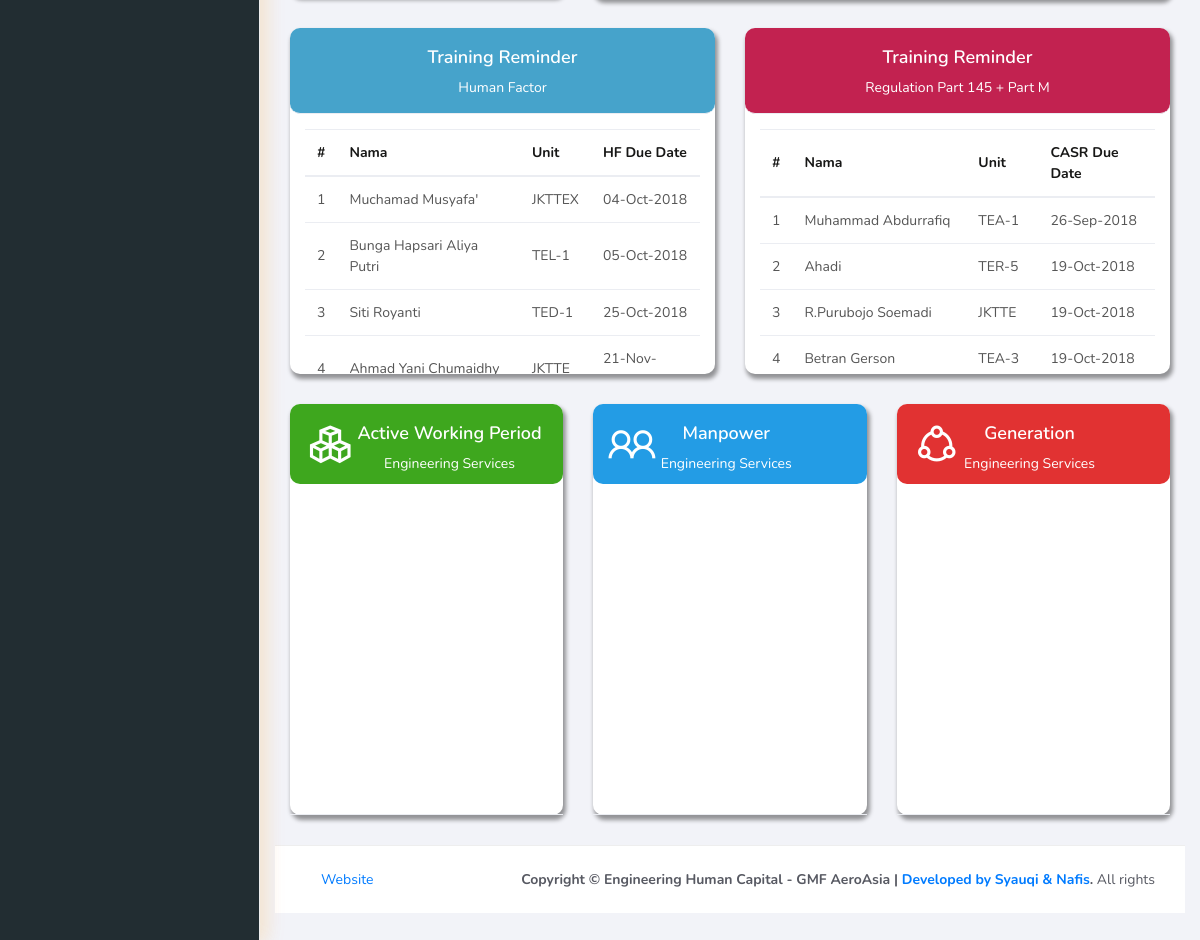
Before: / (lower part) with the older database file.
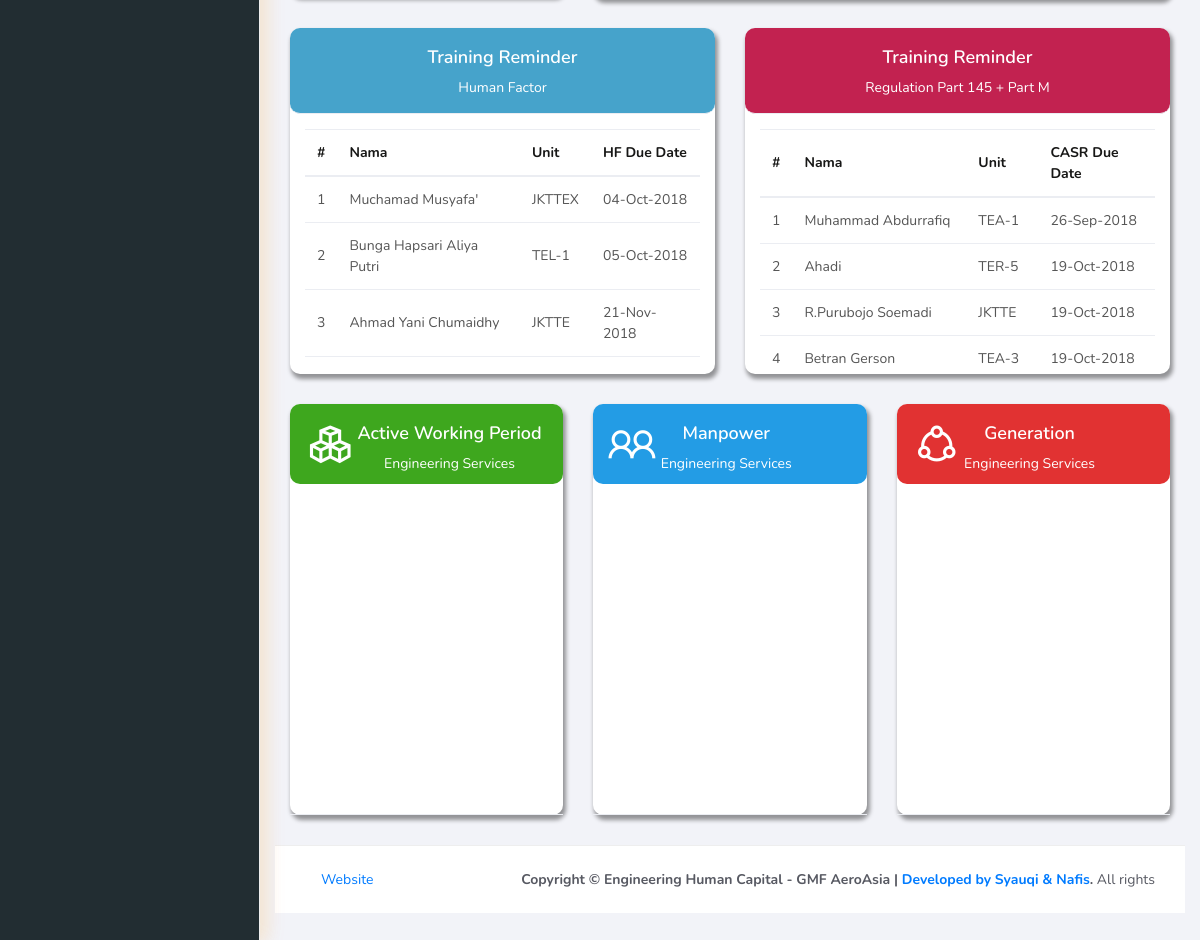
After: the same page with the newer database file.
### tables this page shows
CREATE TABLE `training` (
  `id_status` int(11) NOT NULL,
  `no_peg` int(10) NOT NULL,
  `unit` varchar(100) NOT NULL,
  `done_human` date DEFAULT '0000-00-00',
  `due_human` date DEFAULT '0000-00-00',
  `stat_human` tinyint(1) DEFAULT '1',
  `done_cas` date DEFAULT '0000-00-00',
  `due_cas` date DEFAULT '0000-00-00',
  `stat_cas` tinyint(1) DEFAULT '1',
  `done_fts` date DEFAULT '0000-00-00',
  `stat_fts` tinyint(1) DEFAULT '1',
  `done_sms` date DEFAULT '0000-00-00',
  `stat_sms` tinyint(1) DEFAULT '1',
  `done_ewis` date DEFAULT '0000-00-00',
  `stat_ewis` tinyint(1) DEFAULT '1',
  `done_module` date DEFAULT '0000-00-00',
  `stat_module` tinyint(1) DEFAULT '1',
  `done_gqs` date DEFAULT '0000-00-00',
  `stat_gqs` tinyint(1) DEFAULT '1',
  `done_batk` date DEFAULT '0000-00-00',
  `stat_batk` tinyint(1) DEFAULT '1',
  `done_basic` date DEFAULT '0000-00-00',
  `stat_basic` tinyint(1) DEFAULT '1',
  `done_cont` date DEFAULT '0000-00-00',
  `stat_cont` tinyint(1) DEFAULT '1',
  `done_typer1` date DEFAULT '0000-00-00',
  `stat_typer1` varchar(15) DEFAULT NULL,
  `done_typer2` date DEFAULT '0000-00-00',
  `stat_typer2` varchar(15) DEFAULT NULL,
  `done_typer3` date DEFAULT '0000-00-00',
  `stat_typer3` varchar(15) DEFAULT NULL
);

CREATE TABLE `pegawai` (
  `no_peg` int(10) NOT NULL,
  `nama_peg` varchar(50) NOT NULL,
  `dinas` enum('JKTTE','JKTTGW') NOT NULL DEFAULT 'JKTTE',
  `bidang` enum('JKTTEA','JKTTEB','JKTTEC','JKTTED','JKTTEJ','JKTTEL','JKTTEN','JKTTEQ','JKTTER','JKTTEX','JKTTEZ','JKTTE') NOT NULL,
  `unit` enum('TEA-1','TEA-2','TEA-3','TEA-4','TEC-1','TED-1','TED-2','TED-3','TED-4','TED-5','TEL-1','TEL-2','TER-1','TER-2','TER-3','TER-4','TER-5','JKTTEA','JKTTEB','JKTTEC','JKTTED','JKTTEJ','JKTTEL','JKTTEN','JKTTEQ','JKTTER','JKTTEX','JKTTEZ','JKTTE') NOT NULL,
  `jabatan` enum('Development Engineer','Engineering Expert','General Manager','Manager','Secretary','Senior Aircraft Data Officer','Senior Development Engineer','Senior Technical Publication Officer','Technical Publication Officer','Trainee for Development Engineer','Vice President') NOT NULL,
  `pendidikan` varchar(50) NOT NULL DEFAULT '-',
  `tgl_masuk` date NOT NULL,
  `tgl_lahir` date NOT NULL,
  `TOEIC` int(5) NOT NULL,
  `ass_level` enum('Manager','General Manager','Vice President') NOT NULL,
  `nilai_ass` int(10) NOT NULL,
  `tgl_ass` date NOT NULL
);

### application/libraries/Template.php (called while the page is built)
<?php if ( ! defined('BASEPATH')) exit('No direct script access allowed');
class Template {
		var $template_data = array();
		function set($name, $value)
		{
			$this->template_data[$name] = $value;
		}
		function load($template = '', $view = '' , $view_data = array(), $return = FALSE)
		{
			$this->CI =& get_instance();
			$this->set('contents', $this->CI->load->view($view, $view_data, TRUE));
			return $this->CI->load->view($template, $this->template_data, $return);
		}
}

### application/controllers/Dashboard.php (called while the page is built, shortened)
<?php
class Dashboard extends CI_Controller {
	public function index()
	{
		if ($this->session->userdata('isLogin')== TRUE) {
			if ($_SESSION['tipe']=='super_admin') {
				redirect('super_admin/dashboard_super');
			}
			elseif ($_SESSION['tipe']=='admin'){
				redirect('admin/dashboard_admin');
			}
		} else {
			$tgl_sekarang = date('Y-m-d');
			$dua_bulan = date('Y-m-d', strtotime('+2 month', strtotime( $tgl_sekarang )));
			$par = array(
				'date1' => $tgl_sekarang,
				'date2' => $dua_bulan
			);
			$tra='due_human';
			$tra1='due_cas';
			$data['hum'] = $this->m_training->training_reminder($tra,$par);
			$data['ca'] = $this->m_training->training_reminder($tra1,$par);
			$this->template->load('v_static','v_dashboard', $data);
		}
	}
}

### index.php (called while the page is built, shortened)
<?php
require_once BASEPATH.'core/CodeIgniter.php';

### application/models/m_training.php (called while the page is built, shortened)
<?php
class M_training extends CI_Model{
	public function training_reminder($tra,$par){
		$param = $tra." BETWEEN " . "'" . $par['date1'] . "'" . " AND " . "'" . $par['date2'] . "'";
		return $this->db->select('training.no_peg, pegawai.nama_peg, training.unit, training.due_human, training.due_cas, training.done_fts, training.done_sms, training.done_ewis, training.done_module, training.done_gqs, training.done_batk, training.done_basic, training.done_cont, training.stat_typer1')
		->from('training')
		->join('pegawai', 'training.no_peg=pegawai.no_peg')
		->where($param)
		->order_by($tra,'ASC')
		->get();
	}
}

### application/views/v_dashboard.php (the view, shortened to what this page needs)
<?php
include 'v_navbar.php';
?>
<div class="main-panel">
  <div class="content">
   <div class="container-fluid">
<div class="row">
  <div class="col-md-4">
</div>
<div class="col-md-8">
</div>
<div class="col-md-6">
  <div class="card">
    <div class="card-header" style="background-color:#46a3cb; border-radius: 10px">
      <h4 class="card-title" style="color: white">Training Reminder</h4>
      <p class="card-category" style="color: white">Human Factor</p>
    </div>
    <div class="card-body" style="height: 260px; overflow-y: scroll;">
      <table class="table table-head table-striped table-hover"  >
        <thead>
          <tr>
            <th scope="col">#</th>
            <th scope="col">Nama</th>
            <th scope="col">Unit</th>
            <th scope="col">HF Due Date</th>
          </tr>
        </thead>
        <tbody>
          <?php $no=1; foreach ($hum->result() as $val) { ?>
            <tr>
              <td><?php echo $no; ?></td>
              <td><?php echo $val->nama_peg; ?></td>
              <td><?php echo $val->unit; ?></td>
              <?php
              $newDate = date('d-M-Y', strtotime($val->due_human)); ?>
              <td><?php echo $newDate; ?></td>
            </tr>
            <?php $no++; } ?>
          </tbody>
        </table>
      </div>
    </div>
  </div>
  <div class="col-md-6">
    <div class="card">
      <div class="card-header" style="background-color: #c22250; border-radius: 10px">
        <h4 class="card-title" style="color: white">Training Reminder</h4>
        <p class="card-category" style="color: white">Regulation Part 145 + Part M</p>
      </div>
      <div class="card-body" style="height: 260px; overflow-y: scroll;">
        <table class="table table-head table-striped table-hover"  >
          <thead>
            <tr>
              <th scope="col">#</th>
              <th scope="col">Nama</th>
              <th scope="col">Unit</th>
              <th scope="col">CASR Due Date</th>
            </tr>
          </thead>
          <tbody>
            <?php $no=1; foreach ($ca->result() as $val) { ?>
              <tr>
                <td><?php echo $no; ?></td>
                <td><?php echo $val->nama_peg; ?></td>
                <td><?php echo $val->unit; ?></td>
                <?php
                $newDate = date('d-M-Y', strtotime($val->due_cas)); ?>
                <td><?php echo $newDate; ?></td>
              </tr>
              <?php $no++; } ?>
            </tbody>
          </table>
        </div>
      </div>
    </div>
    <div class="col-md-4">
      <div class="card">
        <div class="card-body" style="background-color:#3ea71e">
          <div class="row">
           <div class="col-5">
            <div class="icon-big text-center">
             <i class="la la-cubes" style="color: #ffffff; font-size: 50px; margin-left: -40%"></i>
           </div>
         </div>
         <div class="numbers" style="margin-left: -17%">
           <h4 class="card-title" style="color: #ffffff">Active Working Period</h4>
           <p class="card-category" style="color: #ffffff">Engineering Services</p>
         </div>
       </div>
     </div>
     <div class="card-header">
      <div id="ro_container" style="min-width: 100%; height: 300px; margin: 0 auto"></div>
  </div>
</div>
</div>
<div class="col-md-4">
  <div class="card">
    <div class="card-body" style="background-color:#239ce5">
      <div class="row">
       <div class="col-5">
        <div class="icon-big text-center">
         <i class="la la-users" style="color: #ffffff; font-size: 50px; margin-left: -40%"></i>
       </div>
     </div>
     <div class="numbers" style="margin-left: -17%">
       <h4 class="card-title" style="color: #ffffff">Manpower</h4>
       <p class="card-category" style="color: #ffffff">Engineering Services</p>
     </div>
   </div>
 </div>
 <div class="card-header">
  <div id="containers" style="min-width: 100%; height: 300px; max-width:auto; margin: 0 auto; margin-left:-15px"></div>
</div>
</div>
</div>
<div class="col-md-4">
  <div class="card">
    <div class="card-body" style="background-color:#e13232">
      <div class="row">
       <div class="col-5">
        <div class="icon-big text-center">
         <i class="la la-share-alt" style="color: #ffffff; font-size: 50px; margin-left: -40%"></i>
       </div>
     </div>
     <div class="numbers" style="margin-left: -17%">
       <h4 class="card-title" style="color: #ffffff">Generation</h4>
       <p class="card-category" style="color: #ffffff">Engineering Services</p>
     </div>
   </div>
 </div>
 <div class="card-header">
   <div id="bar_container" style="min-width: 220px; max-width: 600px; height: 300px; margin: 0 auto"></div>
</div>
</div>
</div>

### application/views/v_navbar.php (shortened to what this page needs)
<div class="sidebar">
	<div class="scrollbar-inner sidebar-wrapper">
	</div>
</div>

### application/views/v_static.php (shortened to what this page needs)
<!DOCTYPE html>
<html>
<head>
	<link rel="stylesheet" href="<?php echo base_url();?>assets/css/bootstrap.min.css">
	<link rel="stylesheet" href="<?php echo base_url();?>assets/css/ready.css">
	<link rel="stylesheet" href="<?php echo base_url();?>assets/css/demo.css">
	<link rel="stylesheet" href="<?php echo base_url();?>assets/dataTable/css/jquery.dataTables.css">
	<link rel="stylesheet" href="<?php echo base_url();?>assets/dataTable/css/dataTables.bootstrap4.css">
</head>
<body>
	<div class="wrapper">
		<div class="sidebar">
			<div class="scrollbar-inner sidebar-wrapper">
			</div>
		</div>
		<?php echo $contents;?>
		<footer class="footer" style="width: 100%">
			<div class="container-fluid">
				<nav class="pull-left">
					<ul class="nav">
						<li class="nav-item">
							<a class="nav-link" href="http://www.gmf-aeroasia.co.id/">
								Website
							</a>
						</li>
					</ul>
				</nav>
				<div class="copyright ml-auto">
					<strong>Copyright &copy; Engineering Human Capital - GMF AeroAsia | <a href="mailto: ahmadthariqsyauqi@gmail.com"> Developed by Syauqi </a>
						<a href="mailto: nurunnafis23@gmail.com">& Nafis</a>.</strong> All rights
					</div>
				</div>
			</footer>
		</body>
		</html>

Changed rows visible on the page:
no longer on this page (row edited): training: pegawai.nama_peg "Siti Royanti", unit "TED-1", due_human "25-Oct-2018", shown under "Training Reminder"
